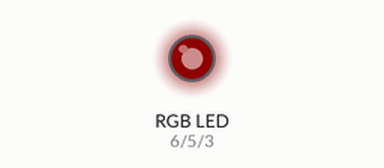
The sketch below on a simulated Arduino Uno, built with avr-gcc and run on an emulated ATmega328P. Shown: an RGB LED mixed from three pins (HIGH = lit). Dim RGB values are drawn brighter than linear.

Above: at 0.15 s.
At 4.95 s:
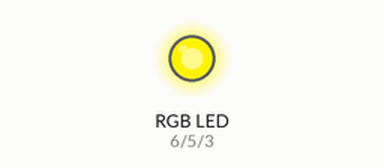
At 10.06 s:
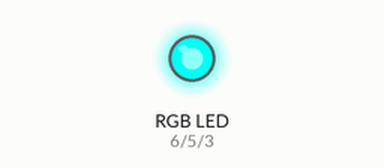
At 19.97 s:
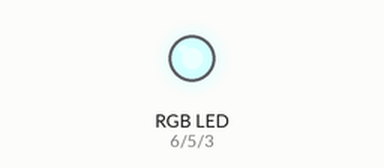
At 29.88 s:
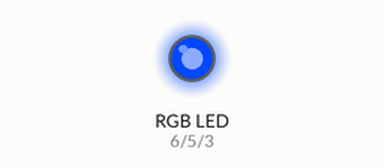
At 39.79 s:
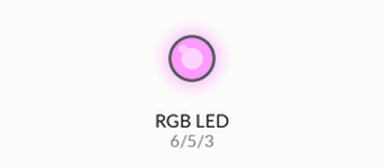
Timing chart, 0 to 40.0 s (numbered marks = the images above):
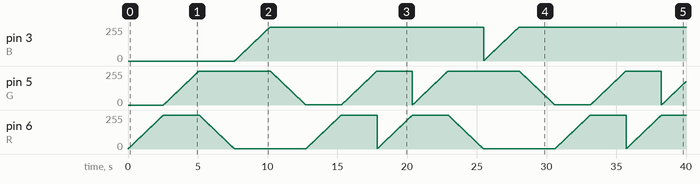

The sketch:

ledtest.ino
```cpp
#define R 6
#define G 5
#define B 3
void setup() {
  pinMode(6, OUTPUT);
  pinMode(5, OUTPUT);
  pinMode(3, OUTPUT);
}

void loop() {
 int i;
      for(i=1;i<255;i++)
  {
    analogWrite(R,i);
    delay(10);
  }
  //2
  for(i=1;i<255;i++)
  {
    analogWrite(G,i);
    delay(10);
  }
  //3
   for(i=255;i>0;i--)
  {
    analogWrite(R,i);
    delay(10);
  }
  //4
   for(i=1;i<256;i++)
  {
    analogWrite(B,i);
    delay(10);
  }
  //5
   for(i=255;i>0;i--)
  {
    analogWrite(G,i);
    delay(10);
  }
  //6
   for(i=1;i<256;i++)
  {
    analogWrite(R,i);
    delay(10);
  }
  //7
   for(i=1;i<256;i++)
  {
    analogWrite(G,i);
    delay(10);
  }
  //8
}
```
